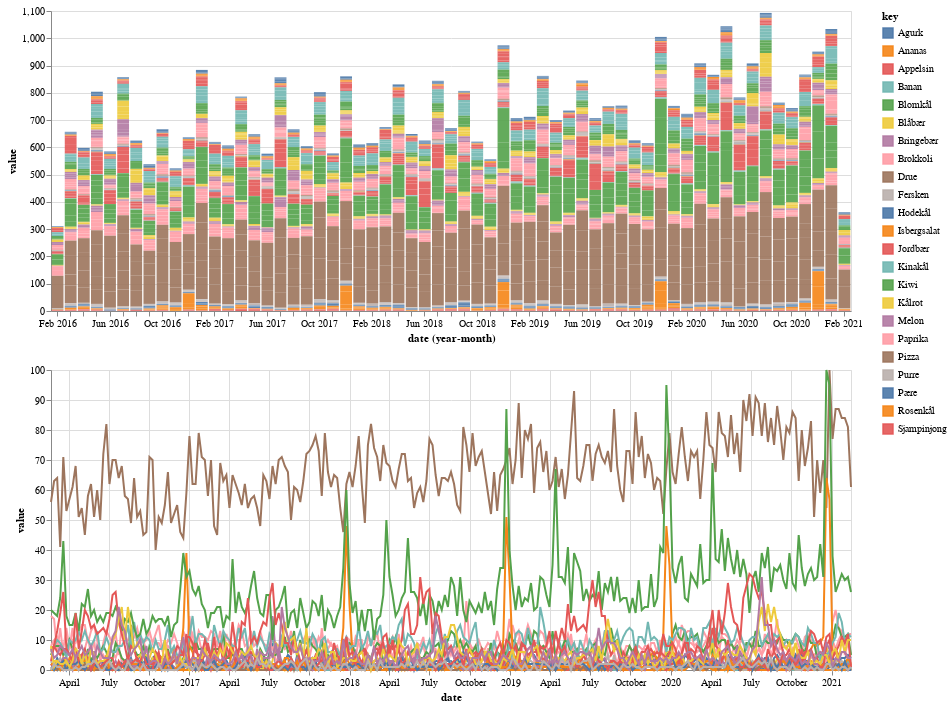

The code cell stored with this chart in its notebook:
### Code cell
data.replace([np.inf, -np.inf], np.nan)
data=data.dropna()

data = data.loc[:,~data.columns.duplicated()]


labels=list(data.columns.unique().drop(['date']))

import altair as alt

brush_sel = alt.selection(type='interval', encodings=['x'])

nearest = alt.selection(type='single', nearest=True, on='mouseover',
                        fields=['x'], empty='none')

lower=alt.Chart(data).transform_fold(labels).mark_line().encode(
    y=alt.Y('value:Q'),
    x='date:T',
    color='key:N'
).properties(width=800,height=300).add_selection(brush_sel)

upper=lower.transform_window(
    rolling_mean='mean(value)',
    frame=[-2, 2]
).mark_bar(opacity=0.9).encode(
    y=alt.Y("value:Q"), #,sort='-y' , stack=None
    x='yearmonth(date):O',
    color='key:N',
    
    tooltip=alt.Tooltip(['key:N','value:N']),
).properties(width=800,height=300).transform_filter(brush_sel)

selectors = alt.Chart(data).transform_fold(labels).mark_point().encode(
    x='value:Q',
    color='key:N',
    opacity=alt.value(0),
).add_selection(
    nearest
)

up=alt.layer(upper)


alt.vconcat(up,lower)

### Figure 1 — Vega-Lite specification as saved in the notebook (floating-point values rounded to 4 significant figures; data arrays with more than 128 entries replaced by an {"elided": "..."} marker saying what was removed)
{"config": {"view": {"continuousWidth": 400, "continuousHeight": 300}}, "vconcat": [{"layer": [{"mark": {"type": "bar", "opacity": 0.9}, "encoding": {"color": {"type": "nominal", "field": "key"}, "tooltip": [{"type": "nominal", "field": "key"}, {"type": "nominal", "field": "value"}], "x": {"type": "ordinal", "field": "date", "timeUnit": "yearmonth"}, "y": {"type": "quantitative", "field": "value"}}, "height": 300, "selection": {"selector005": {"type": "interval", "encodings": ["x"]}}, "transform": [{"fold": ["Agurk", "Paprika", "Brokkoli", "Blomkål", "Pizza", "Hodekål", "Kålrot", "Kinakål", "Rosenkål", "Isbergsalat", "Purre", "Sjampinjong", "Banan", "Drue", "Melon", "Kiwi", "Ananas", "Pære", "Appelsin", "Jordbær", "Blåbær", "Bringebær", "Fersken"]}, {"window": [{"op": "mean", "field": "value", "as": "rolling_mean"}], "frame": [-2, 2]}, {"filter": {"selection": "selector005"}}], "width": 800}]}, {"mark": "line", "encoding": {"color": {"type": "nominal", "field": "key"}, "x": {"type": "temporal", "field": "date"}, "y": {"type": "quantitative", "field": "value"}}, "height": 300, "selection": {"selector005": {"type": "interval", "encodings": ["x"]}}, "transform": [{"fold": ["Agurk", "Paprika", "Brokkoli", "Blomkål", "Pizza", "Hodekål", "Kålrot", "Kinakål", "Rosenkål", "Isbergsalat", "Purre", "Sjampinjong", "Banan", "Drue", "Melon", "Kiwi", "Ananas", "Pære", "Appelsin", "Jordbær", "Blåbær", "Bringebær", "Fersken"]}], "width": 800}], "data": {"name": "data-91baba850fe7a97c00d6ead343e6fbf8"}, "$schema": "https://vega.github.io/schema/vega-lite/v4.8.1.json", "datasets": {"data-91baba850fe7a97c00d6ead343e6fbf8": {"elided": "261 records"}}}
